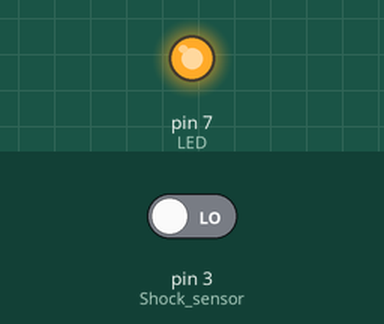
Simulated run of this sketch. Board: Arduino Uno, built with avr-gcc and run on an emulated ATmega328P. Parts: output pins drawn as LEDs (lit = HIGH). Inputs (shaded band) come from the test bench; at power-on: pin 3 (Shock_sensor) LOW.

Above: at 1.2 s.
1.3 s: pin 3 (Shock_sensor) driven HIGH
At 2.2 s:
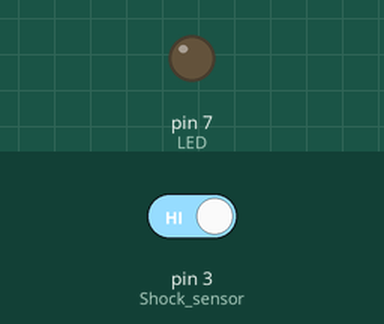
2.8 s: pin 3 (Shock_sensor) driven LOW
At 3.3 s:
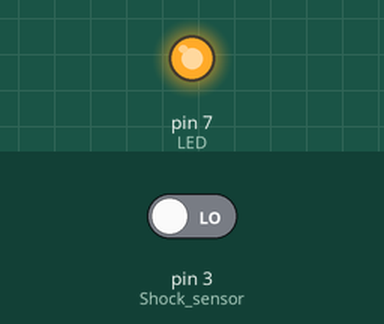
Timing chart, 0 to 5.8 s (numbered marks = the images above; inputs shaded):
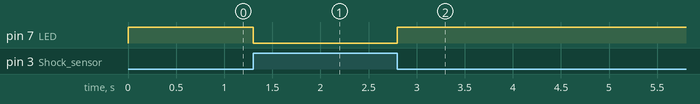

Measured:
- after the input at 1.3 s, pin 7 (LED): HIGH → LOW at once
- after the input at 2.8 s, pin 7 (LED): LOW → HIGH at once

The sketch:

main.ino
```cpp
int LED = 7;
int Shock_sensor = 3;
int vibrate;
void setup () {
  pinMode (LED, OUTPUT);
  pinMode (Shock_sensor, INPUT); // input dari sensor
}
void loop () {
  vibrate = digitalRead (Shock_sensor);
  if (vibrate == HIGH ) {
    // apabila sensor kesan vibration/input, LED flashes (berkelip)
    digitalWrite(LED, LOW);
  } else {
    digitalWrite (LED, HIGH);
  }
}
```
